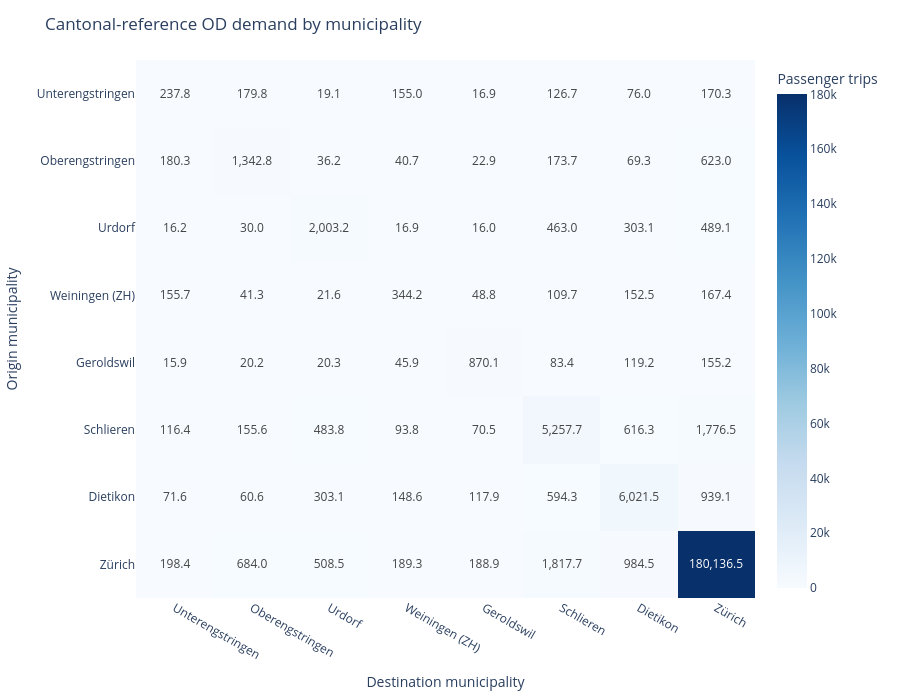

This figure's notebook cell:
### Markdown cell above
## 1.4 Baseline Travel Demand & Desire Lines (tutorial/supporting task + mandatory task)

To understand where people travel along the Zürich–Winterthur corridor, we visualize **desire lines**  and **OD-matrices** at various levels of spatial resolution. 

Below, for instance, you can visualize how travel demand is distributed if we aggregate it by Municipality and therefore see which ones exhibit the strongest demand.

> **OD-inspection and model validation**
>
> The following analyses help assess whether the model produces plausible travel patterns before its outputs are used in later stages. Compare internal, inbound, outbound, and pass-through demand with independent evidence, such as observed transport data, official statistics, previous studies, CBA assumptions, or projects from earlier course editions.
>

**IMPORTANT: these values represent peak-hour evening travel demand in the Canton of Zurich, i.e. only travel demand on a "regular" weekday between 17:00-18:00**

Here below, you can start inspecting the data by analysing the travel demand between pairs of municipalities (i.e., OD pairs).

### Code cell
MUNICIPALITY_OD_FIGURE = tmi.municipality_od_explorer(
    ctx,
    p.CORRIDOR_MUNICIPALITIES,
)

display(MUNICIPALITY_OD_FIGURE)

### Figure 1 — Plotly figure (JSON) as saved in the notebook; plotly's stock layout.template omitted (floating-point values rounded to 4 significant figures)
{"data": [{"colorbar": {"title": {"text": "Passenger trips"}}, "colorscale": [[0, "rgb(247,251,255)"], [0.125, "rgb(222,235,247)"], [0.25, "rgb(198,219,239)"], [0.375, "rgb(158,202,225)"], [0.5, "rgb(107,174,214)"], [0.625, "rgb(66,146,198)"], [0.75, "rgb(33,113,181)"], [0.875, "rgb(8,81,156)"], [1, "rgb(8,48,107)"]], "hovertemplate": "Origin: %{y}<br>Destination: %{x}<br>Peak-hour passenger trips: %{z:,.1f}<extra></extra>", "text": [[237.8, 179.8, 19.1, 155.0, 16.9, 126.7, 76.0, 170.3], [180.3, 1343.0, 36.2, 40.7, 22.9, 173.7, 69.3, 623.0], [16.2, 30.0, 2003.0, 16.9, 16.0, 463.0, 303.1, 489.1], [155.7, 41.3, 21.6, 344.2, 48.8, 109.7, 152.5, 167.4], [15.9, 20.2, 20.3, 45.9, 870.1, 83.4, 119.2, 155.2], [116.4, 155.6, 483.8, 93.8, 70.5, 5258.0, 616.3, 1776.0], [71.6, 60.6, 303.1, 148.6, 117.9, 594.3, 6022.0, 939.1], [198.4, 684.0, 508.5, 189.3, 188.9, 1818.0, 984.5, 180100.0]], "texttemplate": "%{text:,.1f}", "type": "heatmap", "x": ["Unterengstringen", "Oberengstringen", "Urdorf", "Weiningen (ZH)", "Geroldswil", "Schlieren", "Dietikon", "Zürich"], "y": ["Unterengstringen", "Oberengstringen", "Urdorf", "Weiningen (ZH)", "Geroldswil", "Schlieren", "Dietikon", "Zürich"], "z": [[237.8, 179.8, 19.11, 155.0, 16.87, 126.7, 75.97, 170.3], [180.3, 1343.0, 36.25, 40.67, 22.91, 173.7, 69.35, 623.0], [16.23, 29.99, 2003.0, 16.88, 16.02, 463.0, 303.1, 489.1], [155.7, 41.27, 21.61, 344.2, 48.75, 109.7, 152.5, 167.4], [15.94, 20.19, 20.25, 45.94, 870.1, 83.37, 119.2, 155.2], [116.4, 155.6, 483.8, 93.81, 70.49, 5258.0, 616.3, 1776.0], [71.59, 60.58, 303.1, 148.6, 117.9, 594.3, 6021.0, 939.1], [198.4, 684.0, 508.5, 189.3, 188.9, 1818.0, 984.5, 180100.0]]}], "layout": {"height": 700, "margin": {"b": 20, "l": 20, "r": 20, "t": 60}, "title": {"text": "Cantonal-reference OD demand by municipality"}, "xaxis": {"title": {"text": "Destination municipality"}}, "yaxis": {"autorange": "reversed", "title": {"text": "Origin municipality"}}}}
